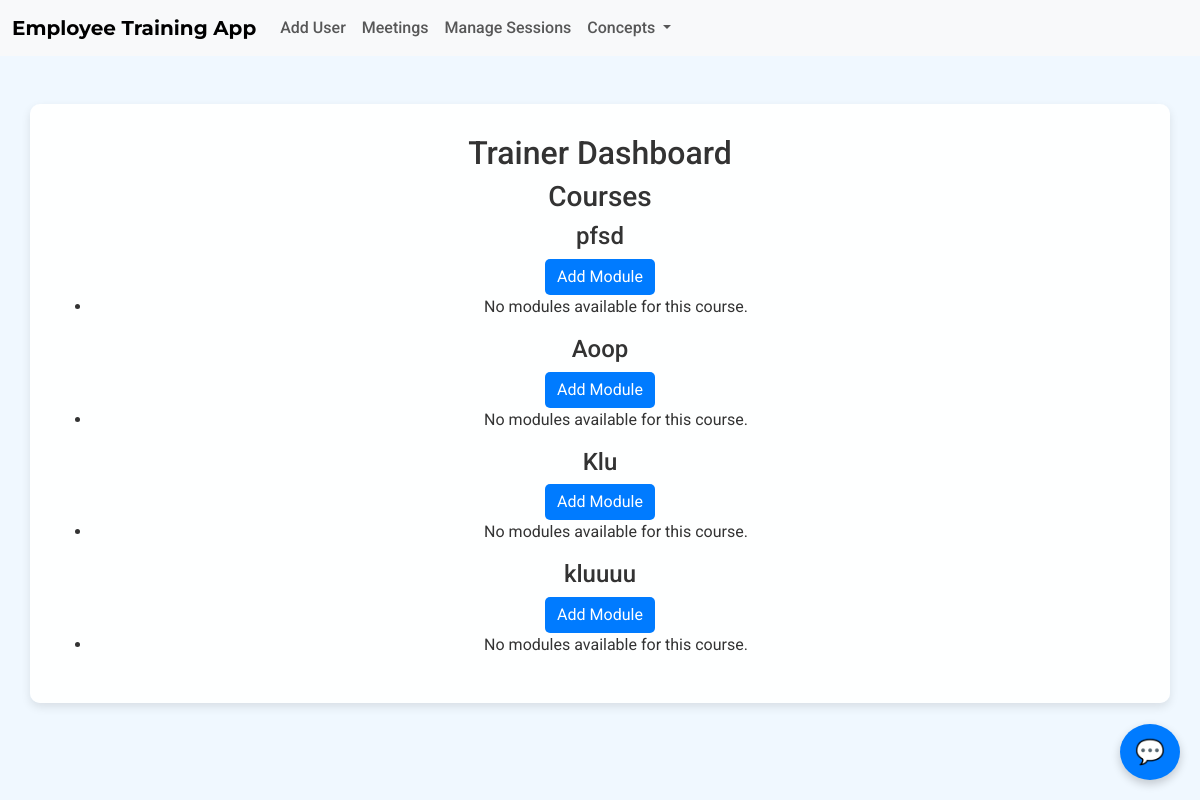
The page /trainerapp/dashboard/ on the database its author committed.
### adminapp/models.py (models this page shows, shortened)
class Course(models.Model):
    title = models.CharField(max_length=255)
    description = models.TextField()
    category = models.ForeignKey(Category, on_delete=models.CASCADE)
    prerequisites = models.TextField(null=True, blank=True)
    start_date = models.DateField()
    end_date = models.DateField(null=True, blank=True)
    is_active = models.BooleanField(default=True)
    created_by = models.ForeignKey(User, on_delete=models.CASCADE)

### trainerapp/views.py (the view)
# urls.py: path('dashboard/', views.trainer_dashboard, name='trainer_dashboard'),
def trainer_dashboard(request):
    courses = Course.objects.all()
    modules = Module.objects.all()  # Or filter by course
    return render(request, 'trainerapp/trainer_dashboard.html', {'courses': courses, 'modules': modules})

### template/trainerapp/trainer_dashboard.html (shortened to what this page needs)
{% extends 'Navbar/TrainerNavbar.html' %}
{% block body %}
<head>
</head>
<body>
<div class="content-container">
    <h2>Trainer Dashboard</h2>
    <h3>Courses</h3>
    {% for course in courses %}
        <div>
            <h4>{{ course.title }}</h4>
            <a href="{% url 'trainerapp:add_module' course.id %}" class="btn btn-primary">Add Module</a>
            <ul>
                {% for module in course.modules.all %}
                    <li>{{ module.name }} - <a href="{% url 'trainerapp:edit_module' module.id %}">Edit</a></li>
                {% empty %}
                    <li>No modules available for this course.</li>
                {% endfor %}
            </ul>
        </div>
    {% endfor %}
</div>
{% endblock %}

### template/Navbar/Trainernavbar.html (style rules this page uses)
body { background-color: #f0f8ff; font-family: 'Roboto', Arial, sans-serif; color: #333; text-align: center; }
.btn-primary { background-color: #007bff; border: none; border-radius: 5px; }

### rows shown on the page
Course: title "pfsd"
Course: title "Aoop"
Course: title "Klu"
Course: title "kluuuu"
